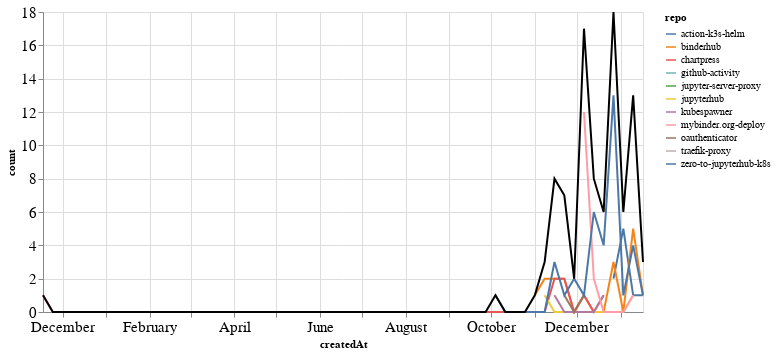

The code cell stored with this chart in its notebook:
### Markdown cell above
### PRs

### Code cell
prs_time = prs.groupby('repo').resample('W', on='createdAt').count()['author'].reset_index()
prs_time = prs_time.rename(columns={'author': 'count'})
prs_time_total = prs_time.groupby('createdAt').agg({"count": "sum"}).reset_index()

ch1 = alt.Chart(prs_time, width=600).mark_line().encode(
    x='createdAt',
    y='count',
    color='repo',
    tooltip="repo"
)

ch2 = alt.Chart(prs_time_total, width=600).mark_line(color="black").encode(
    x='createdAt',
    y='count',
)

ch1 + ch2

### Figure 1 — Vega-Lite specification as saved in the notebook (floating-point values rounded to 4 significant figures)
{"config": {"axisLeft": {"labelFontSize": 15}, "axisBottom": {"labelFontSize": 15}}, "layer": [{"data": {"name": "data-e0ebd2ed4ad3744506f7f9acea1eb3fb"}, "mark": "line", "encoding": {"color": {"type": "nominal", "field": "repo"}, "tooltip": {"type": "nominal", "field": "repo"}, "x": {"type": "temporal", "field": "createdAt"}, "y": {"type": "quantitative", "field": "count"}}, "width": 600}, {"data": {"name": "data-60d3aa684543a0802baa00f4533e35a5"}, "mark": {"type": "line", "color": "black"}, "encoding": {"x": {"type": "temporal", "field": "createdAt"}, "y": {"type": "quantitative", "field": "count"}}, "width": 600}], "$schema": "https://vega.github.io/schema/vega-lite/v4.8.1.json", "datasets": {"data-e0ebd2ed4ad3744506f7f9acea1eb3fb": [{"repo": "action-k3s-helm", "createdAt": "2020-12-27T00:00:00", "count": 2}, {"repo": "action-k3s-helm", "createdAt": "2021-01-03T00:00:00", "count": 5}, {"repo": "action-k3s-helm", "createdAt": "2021-01-10T00:00:00", "count": 1}, {"repo": "action-k3s-helm", "createdAt": "2021-01-17T00:00:00", "count": 1}, {"repo": "binderhub", "createdAt": "2020-11-01T00:00:00", "count": 1}, {"repo": "binderhub", "createdAt": "2020-11-08T00:00:00", "count": 2}, {"repo": "binderhub", "createdAt": "2020-11-15T00:00:00", "count": 2}, {"repo": "binderhub", "createdAt": "2020-11-22T00:00:00", "count": 2}, {"repo": "binderhub", "createdAt": "2020-11-29T00:00:00", "count": 0}, {"repo": "binderhub", "createdAt": "2020-12-06T00:00:00", "count": 1}, {"repo": "binderhub", "createdAt": "2020-12-13T00:00:00", "count": 0}, {"repo": "binderhub", "createdAt": "2020-12-20T00:00:00", "count": 0}, {"repo": "binderhub", "createdAt": "2020-12-27T00:00:00", "count": 3}, {"repo": "binderhub", "createdAt": "2021-01-03T00:00:00", "count": 0}, {"repo": "binderhub", "createdAt": "2021-01-10T00:00:00", "count": 5}, {"repo": "binderhub", "createdAt": "2021-01-17T00:00:00", "count": 1}, {"repo": "chartpress", "createdAt": "2019-11-17T00:00:00", "count": 1}, {"repo": "chartpress", "createdAt": "2019-11-24T00:00:00", "count": 0}, {"repo": "chartpress", "createdAt": "2019-12-01T00:00:00", "count": 0}, {"repo": "chartpress", "createdAt": "2019-12-08T00:00:00", "count": 0}, {"repo": "chartpress", "createdAt": "2019-12-15T00:00:00", "count": 0}, {"repo": "chartpress", "createdAt": "2019-12-22T00:00:00", "count": 0}, {"repo": "chartpress", "createdAt": "2019-12-29T00:00:00", "count": 0}, {"repo": "chartpress", "createdAt": "2020-01-05T00:00:00", "count": 0}, {"repo": "chartpress", "createdAt": "2020-01-12T00:00:00", "count": 0}, {"repo": "chartpress", "createdAt": "2020-01-19T00:00:00", "count": 0}, {"repo": "chartpress", "createdAt": "2020-01-26T00:00:00", "count": 0}, {"repo": "chartpress", "createdAt": "2020-02-02T00:00:00", "count": 0}, {"repo": "chartpress", "createdAt": "2020-02-09T00:00:00", "count": 0}, {"repo": "chartpress", "createdAt": "2020-02-16T00:00:00", "count": 0}, {"repo": "chartpress", "createdAt": "2020-02-23T00:00:00", "count": 0}, {"repo": "chartpress", "createdAt": "2020-03-01T00:00:00", "count": 0}, {"repo": "chartpress", "createdAt": "2020-03-08T00:00:00", "count": 0}, {"repo": "chartpress", "createdAt": "2020-03-15T00:00:00", "count": 0}, {"repo": "chartpress", "createdAt": "2020-03-22T00:00:00", "count": 0}, {"repo": "chartpress", "createdAt": "2020-03-29T00:00:00", "count": 0}, {"repo": "chartpress", "createdAt": "2020-04-05T00:00:00", "count": 0}, {"repo": "chartpress", "createdAt": "2020-04-12T00:00:00", "count": 0}, {"repo": "chartpress", "createdAt": "2020-04-19T00:00:00", "count": 0}, {"repo": "chartpress", "createdAt": "2020-04-26T00:00:00", "count": 0}, {"repo": "chartpress", "createdAt": "2020-05-03T00:00:00", "count": 0}, {"repo": "chartpress", "createdAt": "2020-05-10T00:00:00", "count": 0}, {"repo": "chartpress", "createdAt": "2020-05-17T00:00:00", "count": 0}, {"repo": "chartpress", "createdAt": "2020-05-24T00:00:00", "count": 0}, {"repo": "chartpress", "createdAt": "2020-05-31T00:00:00", "count": 0}, {"repo": "chartpress", "createdAt": "2020-06-07T00:00:00", "count": 0}, {"repo": "chartpress", "createdAt": "2020-06-14T00:00:00", "count": 0}, {"repo": "chartpress", "createdAt": "2020-06-21T00:00:00", "count": 0}, {"repo": "chartpress", "createdAt": "2020-06-28T00:00:00", "count": 0}, {"repo": "chartpress", "createdAt": "2020-07-05T00:00:00", "count": 0}, {"repo": "chartpress", "createdAt": "2020-07-12T00:00:00", "count": 0}, {"repo": "chartpress", "createdAt": "2020-07-19T00:00:00", "count": 0}, {"repo": "chartpress", "createdAt": "2020-07-26T00:00:00", "count": 0}, {"repo": "chartpress", "createdAt": "2020-08-02T00:00:00", "count": 0}, {"repo": "chartpress", "createdAt": "2020-08-09T00:00:00", "count": 0}, {"repo": "chartpress", "createdAt": "2020-08-16T00:00:00", "count": 0}, {"repo": "chartpress", "createdAt": "2020-08-23T00:00:00", "count": 0}, {"repo": "chartpress", "createdAt": "2020-08-30T00:00:00", "count": 0}, {"repo": "chartpress", "createdAt": "2020-09-06T00:00:00", "count": 0}, {"repo": "chartpress", "createdAt": "2020-09-13T00:00:00", "count": 0}, {"repo": "chartpress", "createdAt": "2020-09-20T00:00:00", "count": 0}, {"repo": "chartpress", "createdAt": "2020-09-27T00:00:00", "count": 0}, {"repo": "chartpress", "createdAt": "2020-10-04T00:00:00", "count": 0}, {"repo": "chartpress", "createdAt": "2020-10-11T00:00:00", "count": 0}, {"repo": "chartpress", "createdAt": "2020-10-18T00:00:00", "count": 0}, {"repo": "chartpress", "createdAt": "2020-10-25T00:00:00", "count": 0}, {"repo": "chartpress", "createdAt": "2020-11-01T00:00:00", "count": 0}, {"repo": "chartpress", "createdAt": "2020-11-08T00:00:00", "count": 0}, {"repo": "chartpress", "createdAt": "2020-11-15T00:00:00", "count": 2}, {"repo": "chartpress", "createdAt": "2020-11-22T00:00:00", "count": 2}, {"repo": "chartpress", "createdAt": "2020-11-29T00:00:00", "count": 0}, {"repo": "chartpress", "createdAt": "2020-12-06T00:00:00", "count": 1}, {"repo": "chartpress", "createdAt": "2020-12-13T00:00:00", "count": 0}, {"repo": "chartpress", "createdAt": "2020-12-20T00:00:00", "count": 1}, {"repo": "github-activity", "createdAt": "2021-01-10T00:00:00", "count": 1}, {"repo": "jupyter-server-proxy", "createdAt": "2020-11-22T00:00:00", "count": 1}, {"repo": "jupyterhub", "createdAt": "2020-11-08T00:00:00", "count": 1}, {"repo": "jupyterhub", "createdAt": "2020-11-15T00:00:00", "count": 0}, {"repo": "jupyterhub", "createdAt": "2020-11-22T00:00:00", "count": 0}, {"repo": "jupyterhub", "createdAt": "2020-11-29T00:00:00", "count": 0}, {"repo": "jupyterhub", "createdAt": "2020-12-06T00:00:00", "count": 0}, {"repo": "jupyterhub", "createdAt": "2020-12-13T00:00:00", "count": 0}, {"repo": "jupyterhub", "createdAt": "2020-12-20T00:00:00", "count": 0}, {"repo": "jupyterhub", "createdAt": "2020-12-27T00:00:00", "count": 0}, {"repo": "jupyterhub", "createdAt": "2021-01-03T00:00:00", "count": 0}, {"repo": "jupyterhub", "createdAt": "2021-01-10T00:00:00", "count": 1}, {"repo": "kubespawner", "createdAt": "2020-11-15T00:00:00", "count": 1}, {"repo": "kubespawner", "createdAt": "2020-11-22T00:00:00", "count": 0}, {"repo": "kubespawner", "createdAt": "2020-11-29T00:00:00", "count": 0}, {"repo": "kubespawner", "createdAt": "2020-12-06T00:00:00", "count": 0}, {"repo": "kubespawner", "createdAt": "2020-12-13T00:00:00", "count": 0}, {"repo": "kubespawner", "createdAt": "2020-12-20T00:00:00", "count": 1}, {"repo": "mybinder.org-deploy", "createdAt": "2020-12-06T00:00:00", "count": 12}, {"repo": "mybinder.org-deploy", "createdAt": "2020-12-13T00:00:00", "count": 2}, {"repo": "mybinder.org-deploy", "createdAt": "2020-12-20T00:00:00", "count": 0}, {"repo": "mybinder.org-deploy", "createdAt": "2020-12-27T00:00:00", "count": 0}, {"repo": "mybinder.org-deploy", "createdAt": "2021-01-03T00:00:00", "count": 0}, {"repo": "mybinder.org-deploy", "createdAt": "2021-01-10T00:00:00", "count": 1}, {"repo": "oauthenticator", "createdAt": "2020-11-22T00:00:00", "count": 1}, {"repo": "oauthenticator", "createdAt": "2020-11-29T00:00:00", "count": 0}, {"repo": "oauthenticator", "createdAt": "2020-12-06T00:00:00", "count": 1}, {"repo": "traefik-proxy", "createdAt": "2020-12-06T00:00:00", "count": 1}, {"repo": "zero-to-jupyterhub-k8s", "createdAt": "2020-10-04T00:00:00", "count": 1}, {"repo": "zero-to-jupyterhub-k8s", "createdAt": "2020-10-11T00:00:00", "count": 0}, {"repo": "zero-to-jupyterhub-k8s", "createdAt": "2020-10-18T00:00:00", "count": 0}, {"repo": "zero-to-jupyterhub-k8s", "createdAt": "2020-10-25T00:00:00", "count": 0}, {"repo": "zero-to-jupyterhub-k8s", "createdAt": "2020-11-01T00:00:00", "count": 0}, {"repo": "zero-to-jupyterhub-k8s", "createdAt": "2020-11-08T00:00:00", "count": 0}, {"repo": "zero-to-jupyterhub-k8s", "createdAt": "2020-11-15T00:00:00", "count": 3}, {"repo": "zero-to-jupyterhub-k8s", "createdAt": "2020-11-22T00:00:00", "count": 1}, {"repo": "zero-to-jupyterhub-k8s", "createdAt": "2020-11-29T00:00:00", "count": 2}, {"repo": "zero-to-jupyterhub-k8s", "createdAt": "2020-12-06T00:00:00", "count": 1}, {"repo": "zero-to-jupyterhub-k8s", "createdAt": "2020-12-13T00:00:00", "count": 6}, {"repo": "zero-to-jupyterhub-k8s", "createdAt": "2020-12-20T00:00:00", "count": 4}, {"repo": "zero-to-jupyterhub-k8s", "createdAt": "2020-12-27T00:00:00", "count": 13}, {"repo": "zero-to-jupyterhub-k8s", "createdAt": "2021-01-03T00:00:00", "count": 1}, {"repo": "zero-to-jupyterhub-k8s", "createdAt": "2021-01-10T00:00:00", "count": 4}, {"repo": "zero-to-jupyterhub-k8s", "createdAt": "2021-01-17T00:00:00", "count": 1}], "data-60d3aa684543a0802baa00f4533e35a5": [{"createdAt": "2019-11-17T00:00:00", "count": 1}, {"createdAt": "2019-11-24T00:00:00", "count": 0}, {"createdAt": "2019-12-01T00:00:00", "count": 0}, {"createdAt": "2019-12-08T00:00:00", "count": 0}, {"createdAt": "2019-12-15T00:00:00", "count": 0}, {"createdAt": "2019-12-22T00:00:00", "count": 0}, {"createdAt": "2019-12-29T00:00:00", "count": 0}, {"createdAt": "2020-01-05T00:00:00", "count": 0}, {"createdAt": "2020-01-12T00:00:00", "count": 0}, {"createdAt": "2020-01-19T00:00:00", "count": 0}, {"createdAt": "2020-01-26T00:00:00", "count": 0}, {"createdAt": "2020-02-02T00:00:00", "count": 0}, {"createdAt": "2020-02-09T00:00:00", "count": 0}, {"createdAt": "2020-02-16T00:00:00", "count": 0}, {"createdAt": "2020-02-23T00:00:00", "count": 0}, {"createdAt": "2020-03-01T00:00:00", "count": 0}, {"createdAt": "2020-03-08T00:00:00", "count": 0}, {"createdAt": "2020-03-15T00:00:00", "count": 0}, {"createdAt": "2020-03-22T00:00:00", "count": 0}, {"createdAt": "2020-03-29T00:00:00", "count": 0}, {"createdAt": "2020-04-05T00:00:00", "count": 0}, {"createdAt": "2020-04-12T00:00:00", "count": 0}, {"createdAt": "2020-04-19T00:00:00", "count": 0}, {"createdAt": "2020-04-26T00:00:00", "count": 0}, {"createdAt": "2020-05-03T00:00:00", "count": 0}, {"createdAt": "2020-05-10T00:00:00", "count": 0}, {"createdAt": "2020-05-17T00:00:00", "count": 0}, {"createdAt": "2020-05-24T00:00:00", "count": 0}, {"createdAt": "2020-05-31T00:00:00", "count": 0}, {"createdAt": "2020-06-07T00:00:00", "count": 0}, {"createdAt": "2020-06-14T00:00:00", "count": 0}, {"createdAt": "2020-06-21T00:00:00", "count": 0}, {"createdAt": "2020-06-28T00:00:00", "count": 0}, {"createdAt": "2020-07-05T00:00:00", "count": 0}, {"createdAt": "2020-07-12T00:00:00", "count": 0}, {"createdAt": "2020-07-19T00:00:00", "count": 0}, {"createdAt": "2020-07-26T00:00:00", "count": 0}, {"createdAt": "2020-08-02T00:00:00", "count": 0}, {"createdAt": "2020-08-09T00:00:00", "count": 0}, {"createdAt": "2020-08-16T00:00:00", "count": 0}, {"createdAt": "2020-08-23T00:00:00", "count": 0}, {"createdAt": "2020-08-30T00:00:00", "count": 0}, {"createdAt": "2020-09-06T00:00:00", "count": 0}, {"createdAt": "2020-09-13T00:00:00", "count": 0}, {"createdAt": "2020-09-20T00:00:00", "count": 0}, {"createdAt": "2020-09-27T00:00:00", "count": 0}, {"createdAt": "2020-10-04T00:00:00", "count": 1}, {"createdAt": "2020-10-11T00:00:00", "count": 0}, {"createdAt": "2020-10-18T00:00:00", "count": 0}, {"createdAt": "2020-10-25T00:00:00", "count": 0}, {"createdAt": "2020-11-01T00:00:00", "count": 1}, {"createdAt": "2020-11-08T00:00:00", "count": 3}, {"createdAt": "2020-11-15T00:00:00", "count": 8}, {"createdAt": "2020-11-22T00:00:00", "count": 7}, {"createdAt": "2020-11-29T00:00:00", "count": 2}, {"createdAt": "2020-12-06T00:00:00", "count": 17}, {"createdAt": "2020-12-13T00:00:00", "count": 8}, {"createdAt": "2020-12-20T00:00:00", "count": 6}, {"createdAt": "2020-12-27T00:00:00", "count": 18}, {"createdAt": "2021-01-03T00:00:00", "count": 6}, {"createdAt": "2021-01-10T00:00:00", "count": 13}, {"createdAt": "2021-01-17T00:00:00", "count": 3}]}}
